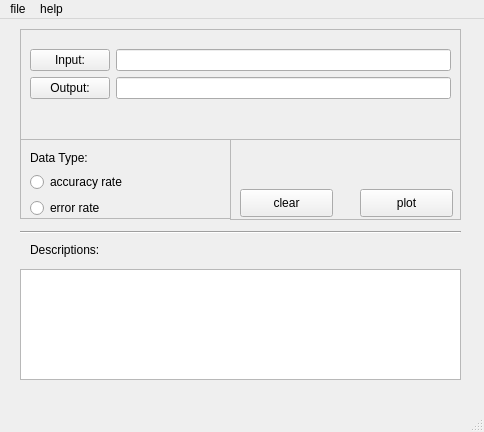
<?xml version="1.0" encoding="UTF-8"?>
<ui version="4.0">
 <class>Aar_tWindow</class>
 <widget class="QMainWindow" name="Aar_tWindow">
  <property name="geometry">
   <rect>
    <x>0</x>
    <y>0</y>
    <width>484</width>
    <height>432</height>
   </rect>
  </property>
  <property name="windowTitle">
   <string>MainWindow</string>
  </property>
  <widget class="QWidget" name="centralwidget">
   <widget class="QFrame" name="frame_file">
    <property name="geometry">
     <rect>
      <x>20</x>
      <y>10</y>
      <width>441</width>
      <height>111</height>
     </rect>
    </property>
    <property name="frameShape">
     <enum>QFrame::StyledPanel</enum>
    </property>
    <property name="frameShadow">
     <enum>QFrame::Raised</enum>
    </property>
    <widget class="QWidget" name="formLayoutWidget">
     <property name="geometry">
      <rect>
       <x>10</x>
       <y>20</y>
       <width>421</width>
       <height>80</height>
      </rect>
     </property>
     <layout class="QFormLayout" name="formLayout">
      <item row="0" column="1">
       <widget class="QLineEdit" name="lineEdit_input"/>
      </item>
      <item row="1" column="1">
       <widget class="QLineEdit" name="lineEdit_output"/>
      </item>
      <item row="0" column="0">
       <widget class="QPushButton" name="pbt_input">
        <property name="text">
         <string>Input:</string>
        </property>
       </widget>
      </item>
      <item row="1" column="0">
       <widget class="QPushButton" name="pbt_output">
        <property name="text">
         <string>Output:</string>
        </property>
       </widget>
      </item>
     </layout>
    </widget>
   </widget>
   <widget class="QFrame" name="frame_dt">
    <property name="geometry">
     <rect>
      <x>20</x>
      <y>120</y>
      <width>211</width>
      <height>80</height>
     </rect>
    </property>
    <property name="frameShape">
     <enum>QFrame::StyledPanel</enum>
    </property>
    <property name="frameShadow">
     <enum>QFrame::Raised</enum>
    </property>
    <widget class="QWidget" name="layoutWidget">
     <property name="geometry">
      <rect>
       <x>10</x>
       <y>10</y>
       <width>133</width>
       <height>69</height>
      </rect>
     </property>
     <layout class="QVBoxLayout" name="verticalLayout">
      <item>
       <widget class="QLabel" name="label_dt">
        <property name="text">
         <string>Data Type:</string>
        </property>
       </widget>
      </item>
      <item>
       <widget class="QRadioButton" name="rbt_ar">
        <property name="text">
         <string>accuracy rate</string>
        </property>
       </widget>
      </item>
      <item>
       <widget class="QRadioButton" name="rbt_er">
        <property name="text">
         <string>error rate</string>
        </property>
       </widget>
      </item>
     </layout>
    </widget>
   </widget>
   <widget class="QFrame" name="frame_plot">
    <property name="geometry">
     <rect>
      <x>230</x>
      <y>120</y>
      <width>231</width>
      <height>81</height>
     </rect>
    </property>
    <property name="frameShape">
     <enum>QFrame::StyledPanel</enum>
    </property>
    <property name="frameShadow">
     <enum>QFrame::Raised</enum>
    </property>
    <widget class="QPushButton" name="pbt_plot">
     <property name="geometry">
      <rect>
       <x>130</x>
       <y>50</y>
       <width>93</width>
       <height>28</height>
      </rect>
     </property>
     <property name="text">
      <string>plot</string>
     </property>
    </widget>
    <widget class="QPushButton" name="pbt_clear">
     <property name="geometry">
      <rect>
       <x>10</x>
       <y>50</y>
       <width>93</width>
       <height>28</height>
      </rect>
     </property>
     <property name="text">
      <string>clear</string>
     </property>
    </widget>
   </widget>
   <widget class="Line" name="line_h1">
    <property name="geometry">
     <rect>
      <x>20</x>
      <y>203</y>
      <width>441</width>
      <height>20</height>
     </rect>
    </property>
    <property name="orientation">
     <enum>Qt::Horizontal</enum>
    </property>
   </widget>
   <widget class="QLabel" name="label_des">
    <property name="geometry">
     <rect>
      <x>30</x>
      <y>220</y>
      <width>121</width>
      <height>21</height>
     </rect>
    </property>
    <property name="text">
     <string>Descriptions:</string>
    </property>
   </widget>
   <widget class="QTextEdit" name="textEdit_des">
    <property name="geometry">
     <rect>
      <x>20</x>
      <y>250</y>
      <width>441</width>
      <height>111</height>
     </rect>
    </property>
   </widget>
  </widget>
  <widget class="QMenuBar" name="menubar">
   <property name="geometry">
    <rect>
     <x>0</x>
     <y>0</y>
     <width>484</width>
     <height>26</height>
    </rect>
   </property>
   <widget class="QMenu" name="menufile">
    <property name="title">
     <string>file</string>
    </property>
    <addaction name="actionopen"/>
    <addaction name="separator"/>
    <addaction name="actionexit"/>
   </widget>
   <widget class="QMenu" name="menuhelp">
    <property name="title">
     <string>help</string>
    </property>
    <addaction name="actionHTC_Homepage"/>
    <addaction name="separator"/>
    <addaction name="actionstyle_requirement"/>
   </widget>
   <addaction name="menufile"/>
   <addaction name="menuhelp"/>
  </widget>
  <widget class="QStatusBar" name="statusbar"/>
  <action name="actionopen">
   <property name="text">
    <string>open</string>
   </property>
  </action>
  <action name="actionexit">
   <property name="text">
    <string>exit</string>
   </property>
  </action>
  <action name="actionHTC_Homepage">
   <property name="text">
    <string>HTC Homepage</string>
   </property>
  </action>
  <action name="actionstyle_requirement">
   <property name="text">
    <string>style requirements</string>
   </property>
  </action>
 </widget>
 <resources/>
 <connections/>
</ui>
